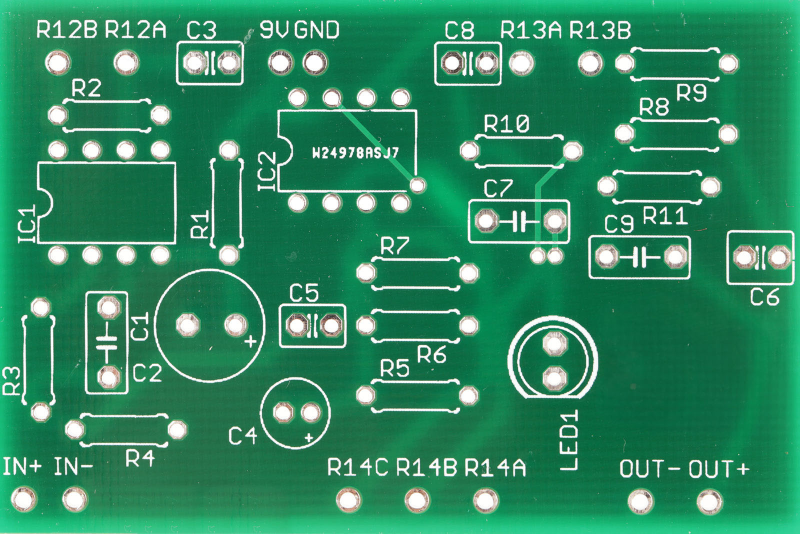
#> input picture PCB.jpg, 1600 x 1067 px (shown at 1/2 size)
$ jupyter execute 3_4_6_7_Histograms_FilterKernels.ipynb   (older library calls are emulated)
#> lines starting #> are read from the running program, lines starting #| are printed output that depends on the picture
[cell 1]
import cv2
import numpy as np
import matplotlib.pyplot as plt

[cell 2]
image = cv2.imread('PCB.jpg')
#> image is the input picture: shape (1067, 1600, 3); mean B, G, R 97.9, 137.4, 47.5
#image = cv2.imread('5.jpg')
#image = cv2.imread('fruits.jpg')

image = cv2.cvtColor(image, cv2.COLOR_BGR2RGB)
image_gray = cv2.cvtColor(image, cv2.COLOR_RGB2GRAY)
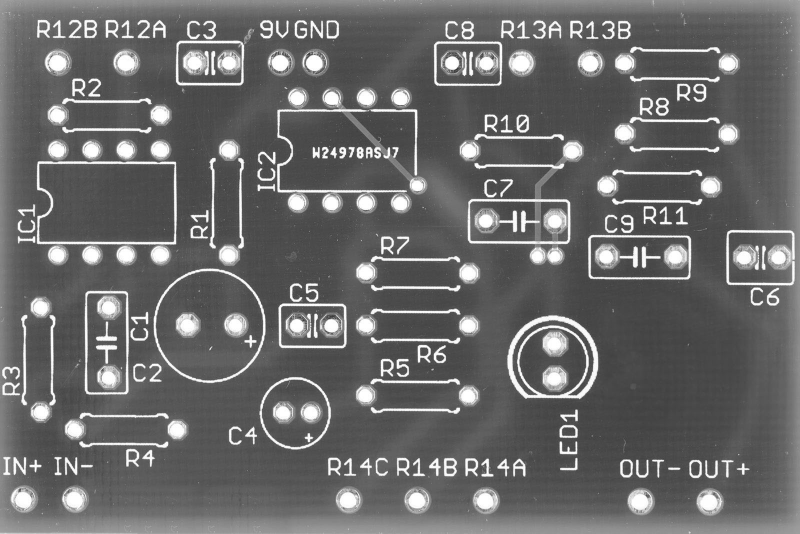
#> image_gray: shape (1067, 1600) (shown at 1/2 size); min 38, max 255, mean 106

[cell 3]
fig, ax = plt.subplots(1, 2, figsize=(12, 5))
ax[0].imshow(image)
ax[0].set_title('Original Image')
ax[1].imshow(image_gray, cmap='gray')
ax[1].set_title('Grayscale Image')
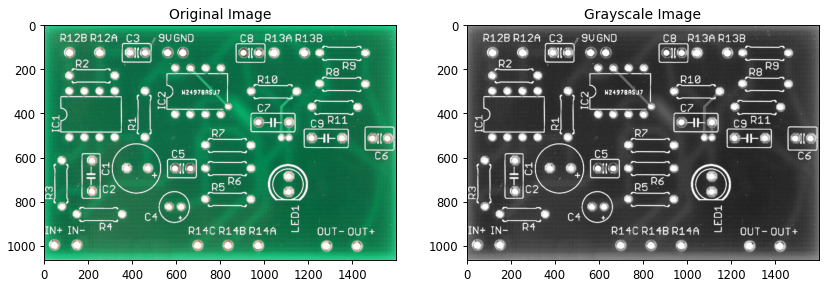
#> figure drawn by matplotlib, 2 panels

[cell 4]
# Histogram for Grayscale Image
# [image], [channels], mask, [histSize], [ranges]

# Create a mask: a white square on black background
# The histogram will be calculated only for the white area (could of course also be a circle etc.)
mask = np.zeros(image_gray.shape, dtype=np.uint8)
mask[50:100, 50:100] = 255
#hist = cv2.calcHist([image_gray], [0], mask, [256], [0, 256])

# Histsize = number of bins: 256 bins = one for each grey value / intensity value
# cv2 can only do equal sized bins

# range: which intensity values to consider

grey_hist = cv2.calcHist([image_gray], [0], None, [256], [0, 256])
#> grey_hist = 256 values, max 57396 at index 75, min 0 at index 0, mean 6668.8
print(grey_hist.shape)  # (256, 1) = 256 bins one count column,
#| (256, 1)
# grey_hist[intensity_value] = count
print(grey_hist)
#> (printed output is left out)

[cell 5]
plt.plot(grey_hist)
plt.title('Grayscale Histogram')
plt.xlabel('Intensity Value')
plt.ylabel('Count')
plt.xlim([0, 256])
plt.grid(True, alpha=0.3)
#> figure, not shown here; curve peaks at x = 75, y = 57396

[cell 6]
for channel, color in enumerate(['r', 'g', 'b']):
    hist = cv2.calcHist([image], [channel], None, [256], [0, 256])
    plt.plot(hist, color=color)
    plt.title('Color Histogram')
    plt.xlabel('Intensity Value')
    plt.ylabel('Count')
    plt.xlim([0, 256])
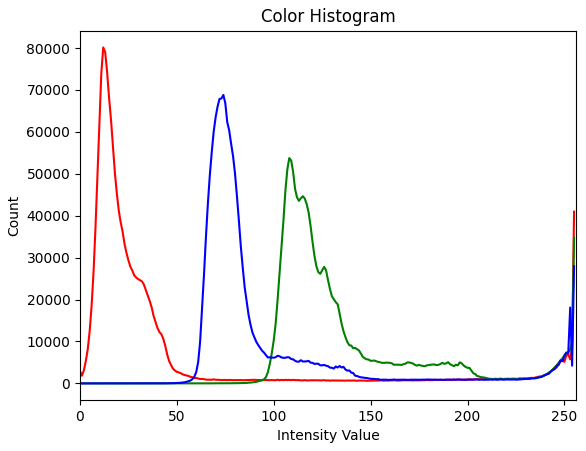
#> figure drawn by matplotlib, 1 panel; curve peaks at x = 12, y = 80155; curve peaks at x = 108, y = 53754; curve peaks at x = 74, y = 68815

[cell 7]
image_subsample = image_gray[200:250, 450:500]
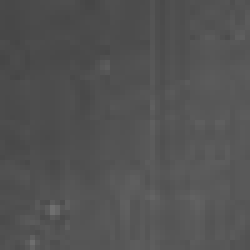
#> image_subsample: shape (50, 50) (shown 5 times larger); min 70, max 112, mean 82.5
plt.imshow(image_subsample, cmap='gray')

[cell 8]
# smoothing
# Kernel that gives more weight to the central pixel and less to the surrounding ones, and least to the corner ones
smoothing_kernel = np.array([
    [1/16, 1/8, 1/16],
    [1/8,  1/4, 1/8],
    [1/16, 1/8, 1/16]
    ], dtype=np.float32)
# Apply the kernel to the image
# ddepth -1 means same depth (= data type, e.g. uint8) as source image
smoothed_image = cv2.filter2D(src=image_subsample, ddepth=-1, kernel=smoothing_kernel)

fig, axes = plt.subplots(1, 2, figsize=(10, 5))
axes[0].imshow(image_subsample, cmap='gray')
axes[0].set_title('Original Subsample')
axes[1].imshow(smoothed_image, cmap='gray')
axes[1].set_title('Smoothed Subsample')

[cell 9]
# sharpening
# Kernel that amplifies the central pixel and subtracts the surrounding ones, not considering the corner ones
# So it takes away the color/intensity values of the surrounding pixels from the central one, making edges sharper
# For example, if the central pixel is light and the surrounding ones are dark, the resulting pixel will be even lighter
# If the central pixel is dark and the surrounding ones are light, the resulting pixel will be even darker
# When the surrounding pixels are similar in intensity to the central one, the resulting pixel will be similar to the original central pixel
sharpening_kernel = np.array([
    [0, -1, 0],
    [-1, 5, -1],
    [0, -1, 0]
    ], dtype=np.float32)
# Apply the kernel to the image
# ddepth -1 means same depth (= data type, e.g. uint8) as source image
sharpened_image = cv2.filter2D(src=image_subsample, ddepth=-1, kernel=sharpening_kernel)

fig, axes = plt.subplots(1, 2, figsize=(10, 5))
axes[0].imshow(image_subsample, cmap='gray')
axes[0].set_title('Original Subsample')
axes[1].imshow(sharpened_image, cmap='gray')
axes[1].set_title('Sharpened Subsample')

[cell 10]
# Horizontaldge detection kernel (vertical Sobel operator)
# Ignores the horizonal line, i.e. the pixel and its left and right neighbors (0 values in the middle row)
# An edge is where there is a strong change in intensity values from top to bottom (in this case)
# if there is no change, the result will be 0 (black)
# if there is a strong change from dark to light, the result will be a high positive value (white)
# if there is a strong change from light to dark, the result will be a high negative value (black, but clipped to 0 in uint8)
# So when using ddepth=-1 (uint8), only one side of the edge is captured (the positive changes) (= 1 line edge)
horizontal_edge_detection_kernel = np.array([
    [-1, -2, -1],
    [0,   0,  0],
    [1,   2,  1]
    ], dtype=np.float32)
# Apply the kernel to the image
# ddepth -1 means same depth (= data type, e.g. uint8) as source image
# so it will clip negative values to 0, i.e. only capture dark to light changes, not light to dark changes
horizontal_edge_detected_image_simple = cv2.filter2D(src=image_gray, ddepth=-1, kernel=horizontal_edge_detection_kernel)
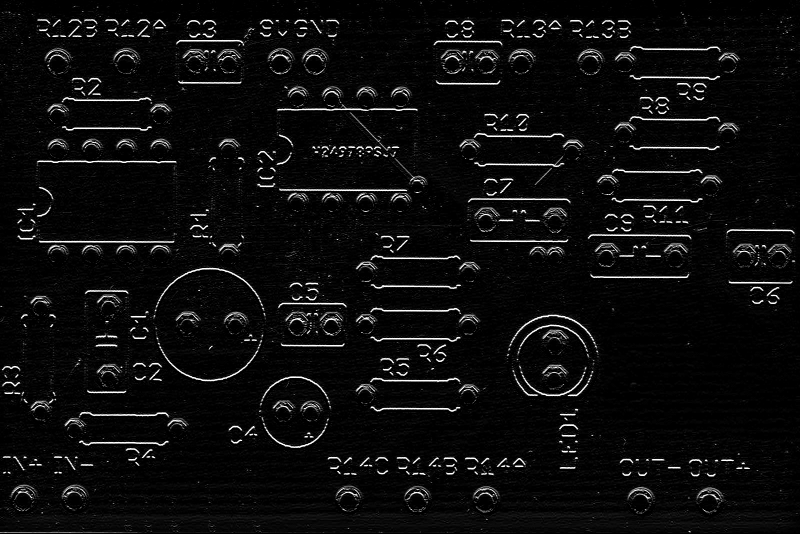
#> horizontal_edge_detected_image_simple: shape (1067, 1600) (shown at 1/2 size); min 0, max 255, mean 13.1

#"proper" way to avoid clipping is to use a higher depth like cv2.CV_16S or cv2.CV_32F
# This approach captures both edges (positive and negative changes, i.e. dark to light AND light to dark), resulting in a 2 line edge
horizontal_edge_detected_image_double = cv2.filter2D(src=image_gray, ddepth=cv2.CV_16S, kernel=horizontal_edge_detection_kernel)
# then convert back to uint8 for display, e.g. using cv2.convertScaleAbs
horizontal_edge_detected_image_double = cv2.convertScaleAbs(horizontal_edge_detected_image_double)
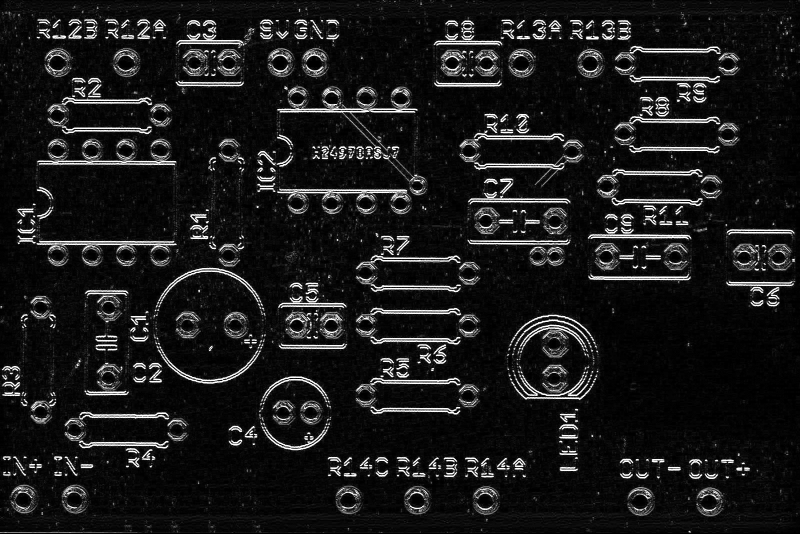
#> horizontal_edge_detected_image_double: shape (1067, 1600) (shown at 1/2 size); min 0, max 255, mean 26.1

fig, axes = plt.subplots(1, 3, figsize=(24, 8))
axes[0].imshow(image_gray, cmap='gray')
axes[0].set_title('Original Subsample')
axes[1].imshow(horizontal_edge_detected_image_simple, cmap='gray')
axes[1].set_title('Edge Detected Subsample Simple')
axes[2].imshow(horizontal_edge_detected_image_double, cmap='gray')
axes[2].set_title('Edge Detected Subsample Double')

[cell 11]
# Vertical edge detection kernel (horizontal Sobel operator)
vertical_edge_detection_kernel = np.array([
    [-1, 0, 1],
    [-2, 0, 2],
    [-1, 0, 1]
    ], dtype=np.float32)
# Apply the kernel to the image
# ddepth -1 means same depth (= data type, e.g. uint8) as source image
vertical_edge_detected_image = cv2.filter2D(src=image_gray, ddepth=-1, kernel=vertical_edge_detection_kernel)
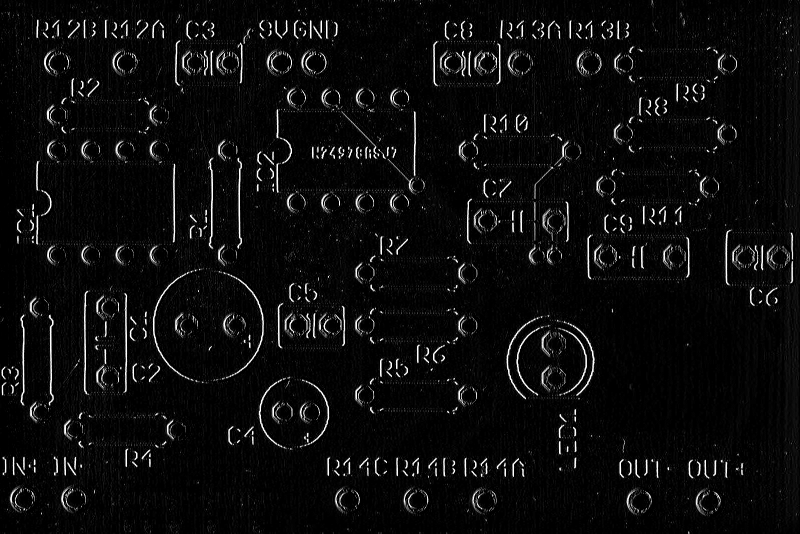
#> vertical_edge_detected_image: shape (1067, 1600) (shown at 1/2 size); min 0, max 255, mean 12.4

fig, axes = plt.subplots(1, 2, figsize=(10, 5))
axes[0].imshow(image_gray, cmap='gray')
axes[0].set_title('Original Subsample')
axes[1].imshow(vertical_edge_detected_image, cmap='gray')
axes[1].set_title('Edge Detected Subsample')

[cell 12]
# Combining both Sobel operators to get the gradient magnitude
# cf. https://blog.roboflow.com/edge-detection/

# Apply Gaussian smoothing (optional)
blurred_image = cv2.GaussianBlur(image_gray, (3, 3), 0)

# Sobel operators (no clipping!)
Gx = cv2.Sobel(blurred_image, cv2.CV_64F, 1, 0, ksize=3)
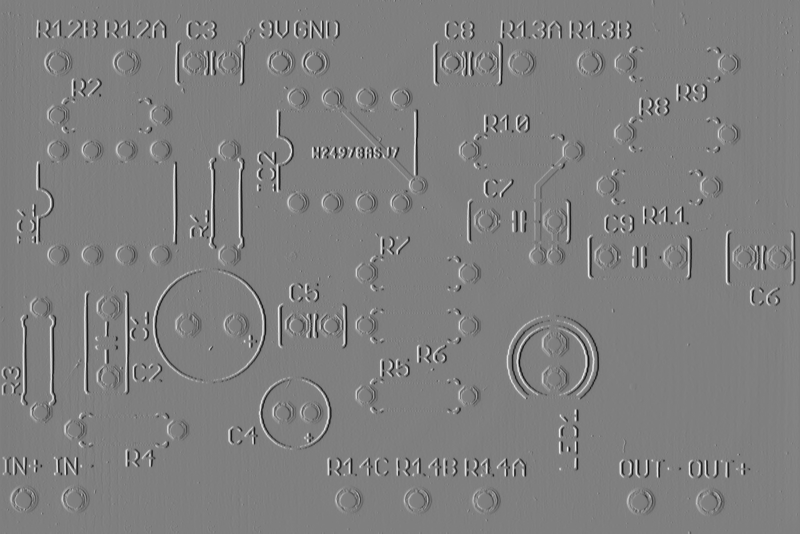
#> Gx: shape (1067, 1600) float64 (shown at 1/2 size); min -539, max 539, mean 0; drawn with min black and max white
Gy = cv2.Sobel(blurred_image, cv2.CV_64F, 0, 1, ksize=3)

# Gradient magnitude (= Euclidean norm), combining both directions.
# It can't be the simple average, as diagonal edges would cancel out, e.g. Gx = 10, Gy = -10 -> G = 0, but there is an edge, compare with sqrt(10^2 + 10^2) = 14.14
# It can't be a geometric mean, as that would could also cancel out, e.g. sqrt(10 * 0) = 0, but the actual edge strength is (sqrt(10^2 + 10^2) = 14.14)
# cf. error functions in ML
G = np.sqrt(Gx**2 + Gy**2)

# Normalize to range 0-255
Gx = np.uint8(255 * np.abs(Gx) / np.max(Gx))
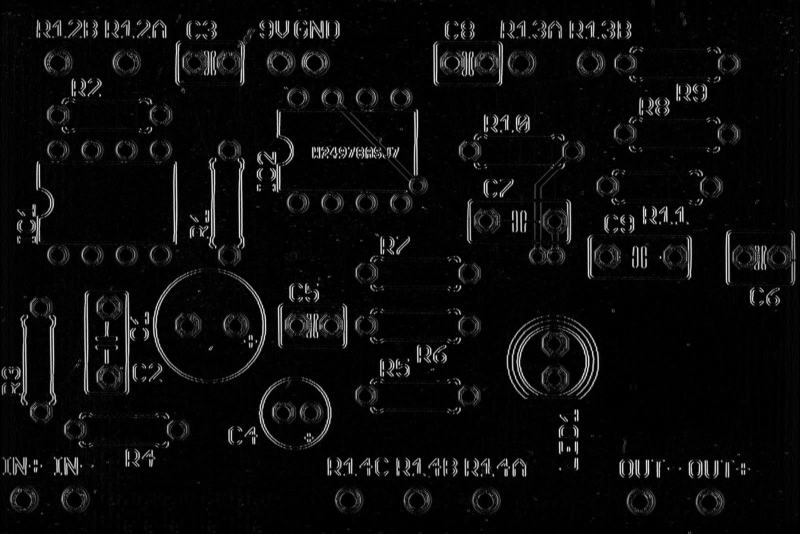
#> Gx: shape (1067, 1600) (shown at 1/2 size); min 0, max 255, mean 11.8
Gy = np.uint8(255 * np.abs(Gy) / np.max(Gy))
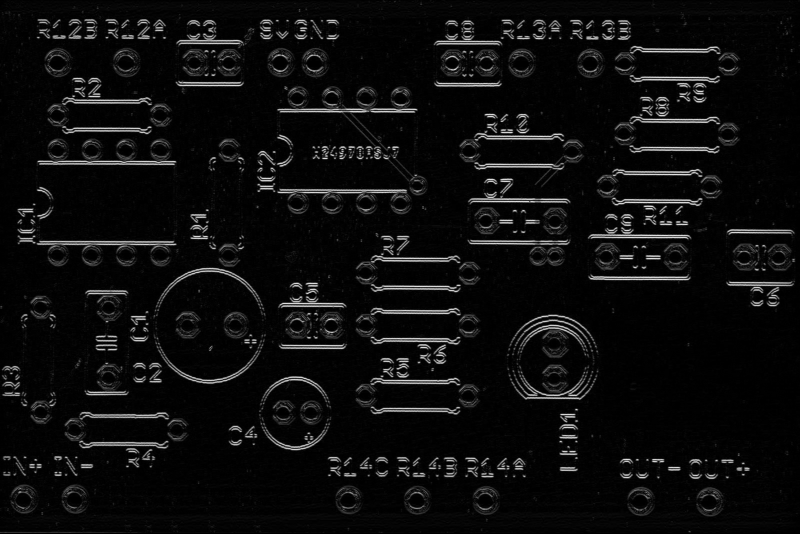
#> Gy: shape (1067, 1600) (shown at 1/2 size); min 0, max 255, mean 13.3
G = np.uint8(255 * G / np.max(G))

# Display the results
plt.figure(figsize=(15, 10))

# Original image
plt.subplot(2, 2, 1)
plt.imshow(image_gray, cmap='gray')
plt.title('Original Image')
plt.axis('off')

# Gradient in X direction
plt.subplot(2, 2, 2)
plt.imshow(Gx, cmap='gray')
plt.title('Gradient in X direction')
plt.axis('off')

# Gradient in Y direction
plt.subplot(2, 2, 3)
plt.imshow(Gy, cmap='gray')
plt.title('Gradient in Y direction')
plt.axis('off')

# Edge-detected image
plt.subplot(2, 2, 4)
plt.imshow(G, cmap='gray')
plt.title('Sobel Edge Detection')
plt.axis('off')

plt.show()

$ run again, with fruits.jpg copied over PCB.jpg
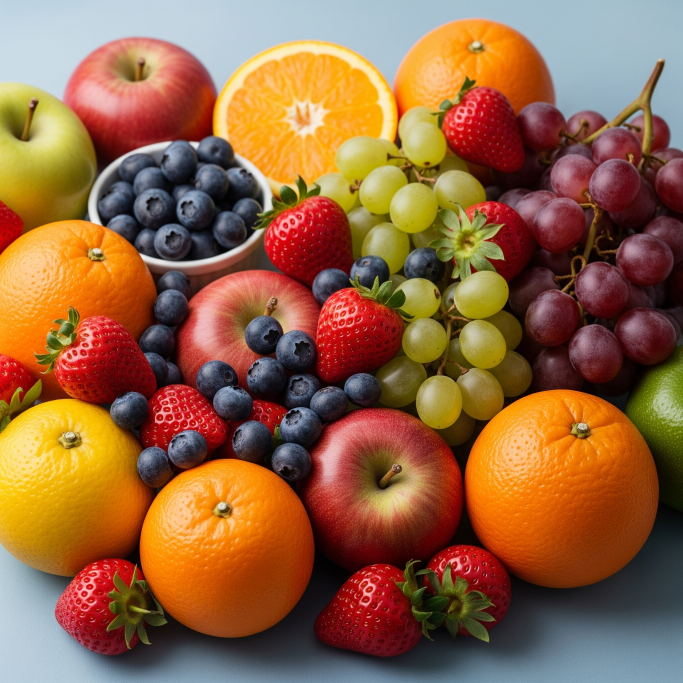
#> input picture fruits.jpg, 2048 x 2048 px (shown at 1/3 size)
#> image is the input picture: shape (2048, 2048, 3); mean B, G, R 65.6, 100.2, 146.6
#> grey_hist = 256 values, max 38011 at index 185, min 0 at index 246, mean 16384
#| (256, 1)
#> (printed output is left out)
#> `horizontal_edge_detected_image_double = cv2.filter2D(src=image_gray, d..`:
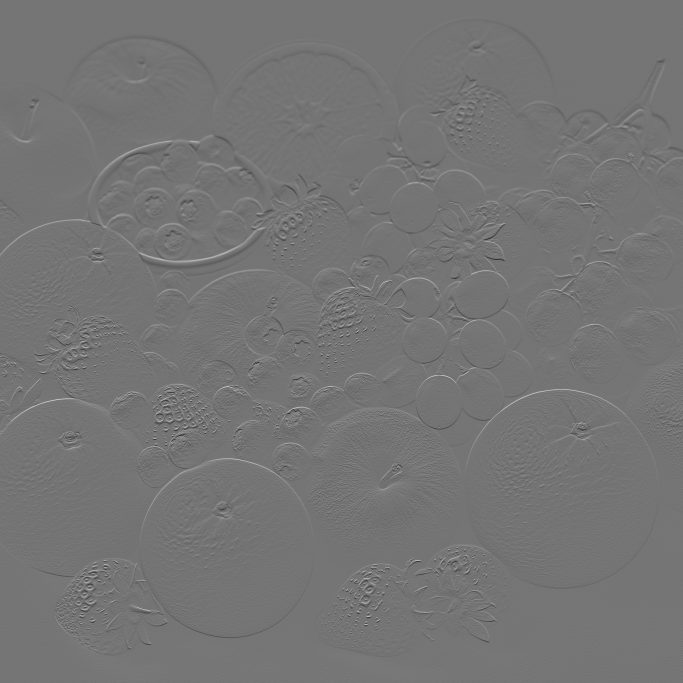
#> horizontal_edge_detected_image_double: shape (2048, 2048) int16 (shown at 1/3 size); min -594, max 697, mean -0.2; drawn with min black and max white
#> `Gy = np.uint8(255 * np.abs(Gy) / np.max(Gy))`:
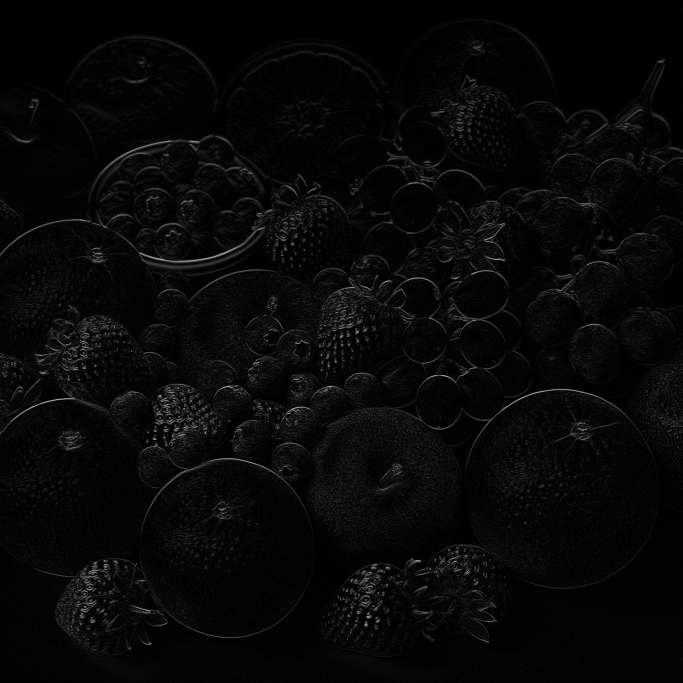
#> Gy: shape (2048, 2048) (shown at 1/3 size); min 0, max 255, mean 7.7

$ run again, with Image_1007.jpg copied over PCB.jpg
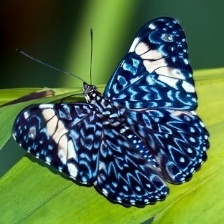
#> input picture Image_1007.jpg, 224 x 224 px
#> image is the input picture: shape (224, 224, 3); mean B, G, R 72.7, 104.6, 76.3
#> grey_hist = 256 values, max 951 at index 67, min 0 at index 0, mean 196
#| (256, 1)
#> (printed output is left out)
#> image_subsample = empty array
#> `Gy = np.uint8(255 * np.abs(Gy) / np.max(Gy))`:
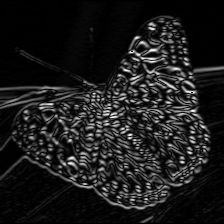
#> Gy: shape (224, 224); min 0, max 255, mean 28.1
